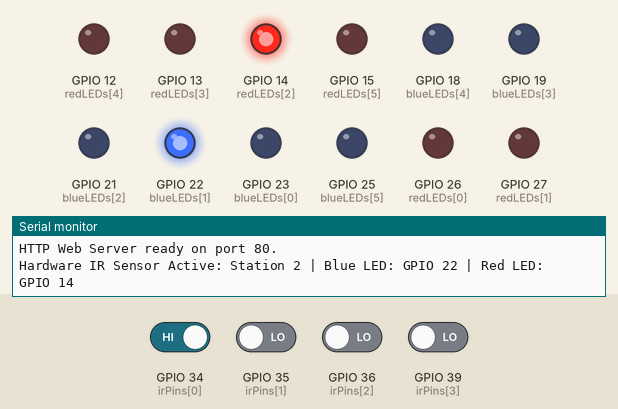
Simulated run of this program. Board: ESP32. On the bench: output pins drawn as LEDs (lit = HIGH), the last lines printed to the serial monitor. The test bench sets the inputs (shaded band); at power-on: GPIO 34 (irPins[0]) HIGH, GPIO 35 (irPins[1]), GPIO 36 (irPins[2]), GPIO 39 (irPins[3]) LOW. WiFi joins after 1.5 s; servers stay silent unless stated.

Above: at 2.9 s.
3.0 s: GPIO 34 (irPins[0]) driven LOW
At 4.0 s:
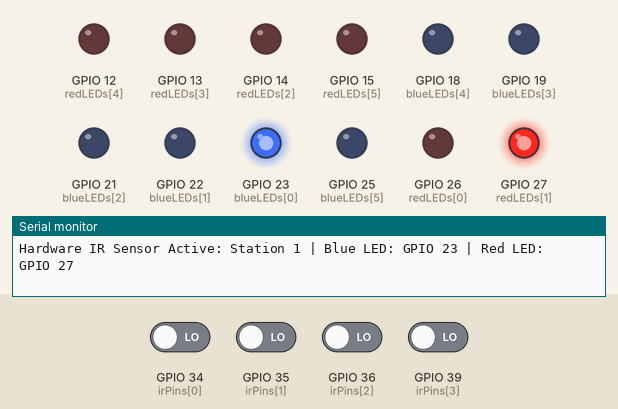
4.5 s: GPIO 34 (irPins[0]) driven HIGH
At 5.2 s:
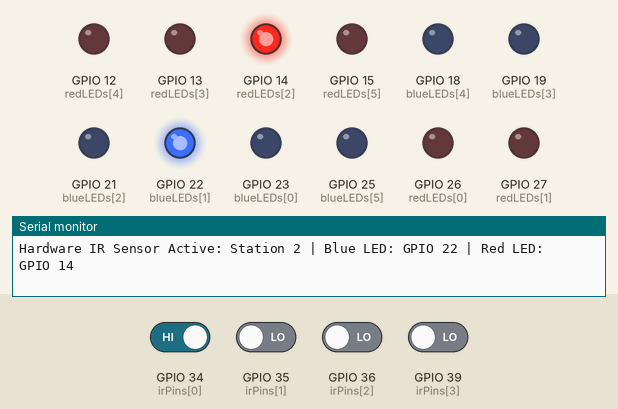
6.0 s: GPIO 35 (irPins[1]) driven HIGH
At 6.3 s:
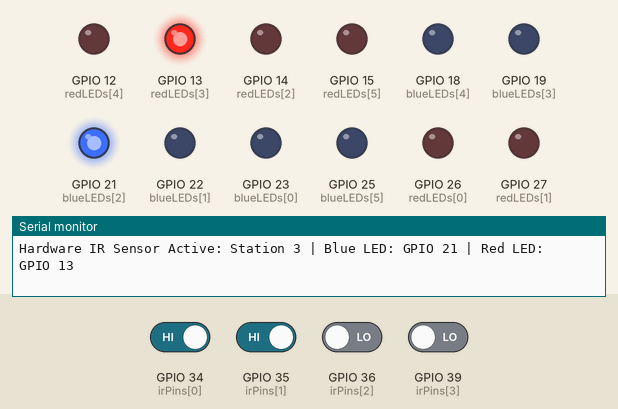
7.5 s: GPIO 36 (irPins[2]) driven HIGH
At 8.7 s:
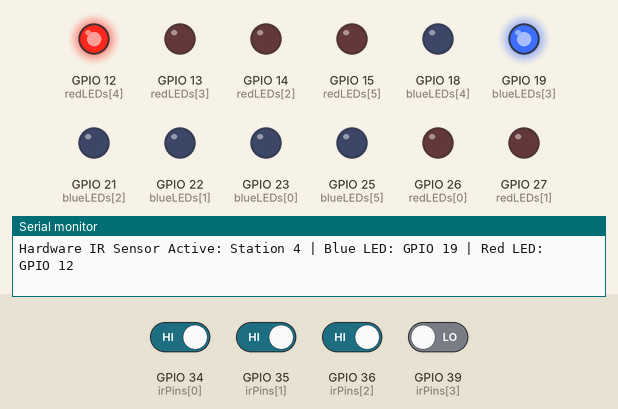
9.0 s: GPIO 36 (irPins[2]) driven LOW
At 9.8 s:
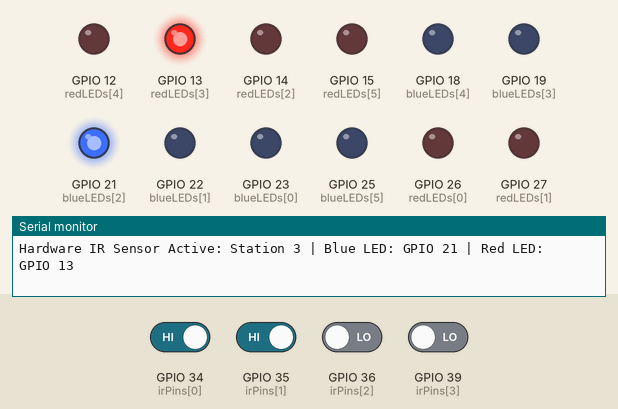
Timing chart, 0 to 11.5 s (numbered marks = the images above; inputs shaded):
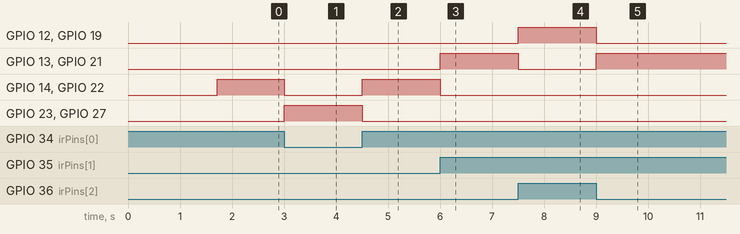

The program:

main.cpp
```cpp
/*
  ========================================
  ESP32 MAGNETIC MOVER LED HARDWARE CONTROLLER & WEB TRACKER
  Blue LED = North Pole (at detected IR sensor)
  Red LED  = South Pole (at next IR sensor)
  ========================================

  FUNCTION:
  100% REAL HARDWARE DRIVEN (Zero Simulation):
  - Directly reads physical IR sensors on pins: 34, 35, 36, 39, 32, 33
  - Real-time hardware control of 6 Blue LEDs and 6 Red LEDs (no PWM glitching)
  - Live Web UI Dashboard served over Wi-Fi (SSID: uyya) and AP (ESP32-Bot-Tracker)
    reflecting real physical sensor and LED states.
*/

#include <Arduino.h>
#include <WiFi.h>
#include <WebServer.h>
#include "web_dashboard.h"

// ==========================================
// IR SENSOR GPIO PINS
// ==========================================
const int irPins[6] = {
  34, 35, 36, 39, 32, 33
};

// ==========================================
// BLUE LEDS: NORTH POLE
// ==========================================
const int blueLEDs[6] = {
  23, 22, 21, 19, 18, 25
};

// ==========================================
// RED LEDS: SOUTH POLE
// ==========================================
const int redLEDs[6] = {
  26, 27, 14, 13, 12, 15
};

// Most IR modules output LOW when detecting an object
const int IR_ACTIVE_STATE = LOW;

// Web Server on port 80
WebServer server(80);

// Real-time hardware telemetry state
volatile int currentActiveJunction = 1;
volatile int lastActiveJunction = 0;
volatile int lastDetectedSensor = -1;
unsigned long lastSerialPrintTime = 0;

void allLEDsOff() {
  for (int i = 0; i < 6; i++) {
    digitalWrite(blueLEDs[i], LOW);
    digitalWrite(redLEDs[i], LOW);
  }
}

// HTTP API Handlers for Live Hardware Telemetry
void handleRoot() {
  server.sendHeader("Access-Control-Allow-Origin", "*");
  server.send_P(200, "text/html", DASHBOARD_HTML);
}

void handleStatus() {
  int northIdx = (currentActiveJunction > 0) ? (currentActiveJunction - 1) : 0;
  int southIdx = (northIdx < 5) ? (northIdx + 1) : -1;

  char jsonBuffer[256];
  snprintf(jsonBuffer, sizeof(jsonBuffer),
    "{\"active_junction\":%d,\"north\":%d,\"south\":%d,\"detected\":%s}",
    currentActiveJunction,
    (northIdx + 1),
    (southIdx >= 0 ? southIdx + 1 : 0),
    (lastDetectedSensor >= 0 ? "true" : "false")
  );

  server.sendHeader("Access-Control-Allow-Origin", "*");
  server.send(200, "application/json", jsonBuffer);
}

void setup() {
  Serial.begin(115200);
  delay(100);
  Serial.println("\n=== ESP32 Magnetic Mover Hardware Starting ===");

  // Initialize GPIO pins
  for (int i = 0; i < 6; i++) {
    pinMode(irPins[i], INPUT);
    pinMode(blueLEDs[i], OUTPUT);
    pinMode(redLEDs[i], OUTPUT);
  }

  // Ensure all LEDs are off initially
  allLEDsOff();

  // Configure Wi-Fi Credentials
  const char* staSSID = "uyya";
  const char* staPass = "Shamball";
  const char* apSSID  = "ESP32-Bot-Tracker";
  const char* apPass  = "Shamball";

  // Dual Station + AP mode
  WiFi.mode(WIFI_AP_STA);
  WiFi.begin(staSSID, staPass);
  WiFi.softAP(apSSID, apPass);

  Serial.print("Connecting to Wi-Fi SSID: ");
  Serial.println(staSSID);

  unsigned long startWait = millis();
  while (WiFi.status() != WL_CONNECTED && millis() - startWait < 8000) {
    delay(400);
    Serial.print(".");
  }

  Serial.println();
  if (WiFi.status() == WL_CONNECTED) {
    Serial.println(">>> Wi-Fi Connected Successfully! <<<");
    Serial.print("Local Network Dashboard URL: http://");
    Serial.println(WiFi.localIP());
  } else {
    Serial.println(">>> Wi-Fi connection timed out. Fallback AP active. <<<");
  }

  Serial.print("Direct AP SSID:             ");
  Serial.println(apSSID);
  Serial.print("Direct AP Dashboard URL:    http://");
  Serial.println(WiFi.softAPIP());

  // Configure Web Server routes
  server.on("/", HTTP_GET, handleRoot);
  server.on("/status", HTTP_GET, handleStatus);
  server.begin();
  Serial.println("HTTP Web Server ready on port 80.");
}

void loop() {
  // Handle Web Dashboard clients
  server.handleClient();

  // Read all physical IR sensors directly from hardware
  int detectedSensor = -1;
  for (int i = 0; i < 6; i++) {
    if (digitalRead(irPins[i]) == IR_ACTIVE_STATE) {
      detectedSensor = i;
      break;
    }
  }

  lastDetectedSensor = detectedSensor;

  // Direct, glitch-free hardware LED control
  for (int i = 0; i < 6; i++) {
    bool blueOn = (i == detectedSensor);
    bool redOn  = (detectedSensor >= 0 && detectedSensor < 5 && i == detectedSensor + 1);

    digitalWrite(blueLEDs[i], blueOn ? HIGH : LOW);
    digitalWrite(redLEDs[i], redOn ? HIGH : LOW);
  }

  // Real position acquisition
  if (detectedSensor >= 0) {
    currentActiveJunction = detectedSensor + 1;

    // Rate-limited clean Serial logging (prevents serial buffer flood)
    if (currentActiveJunction != lastActiveJunction && (millis() - lastSerialPrintTime >= 250)) {
      lastSerialPrintTime = millis();
      lastActiveJunction = currentActiveJunction;

      Serial.print("Hardware IR Sensor Active: Station ");
      Serial.print(currentActiveJunction);
      Serial.print(" | Blue LED: GPIO ");
      Serial.print(blueLEDs[detectedSensor]);
      if (detectedSensor < 5) {
        Serial.print(" | Red LED: GPIO ");
        Serial.println(redLEDs[detectedSensor + 1]);
      } else {
        Serial.println(" | End of Track");
      }
    }
  }
}
```

Source omitted: web_dashboard.h (29533 bytes)

Measured:
- after the input at 3.0 s, GPIO 14 (redLEDs[2]), GPIO 22 (blueLEDs[1]): HIGH → LOW at once; GPIO 23 (blueLEDs[0]), GPIO 27 (redLEDs[1]): LOW → HIGH at once
- after the input at 4.5 s, GPIO 14 (redLEDs[2]), GPIO 22 (blueLEDs[1]): LOW → HIGH at once; GPIO 23 (blueLEDs[0]), GPIO 27 (redLEDs[1]): HIGH → LOW at once
- after the input at 6.0 s, GPIO 13 (redLEDs[3]), GPIO 21 (blueLEDs[2]): LOW → HIGH at once; GPIO 14 (redLEDs[2]), GPIO 22 (blueLEDs[1]): HIGH → LOW at once
- after the input at 7.5 s, GPIO 12 (redLEDs[4]), GPIO 19 (blueLEDs[3]): LOW → HIGH at once; GPIO 13 (redLEDs[3]), GPIO 21 (blueLEDs[2]): HIGH → LOW at once
- after the input at 9.0 s, GPIO 12 (redLEDs[4]), GPIO 19 (blueLEDs[3]): HIGH → LOW at once; GPIO 13 (redLEDs[3]), GPIO 21 (blueLEDs[2]): LOW → HIGH at once
